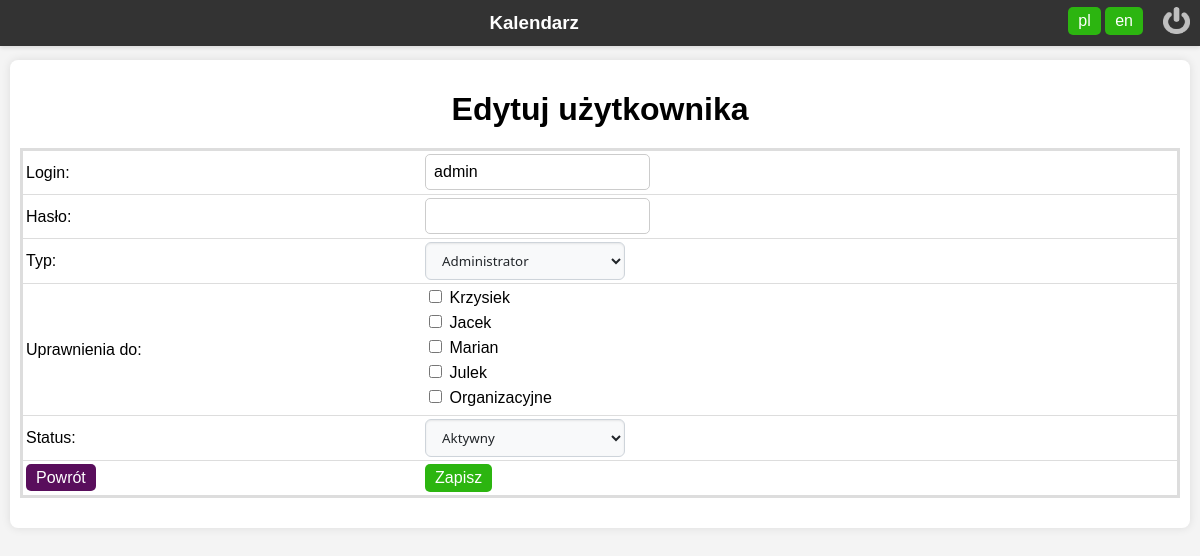
The app's page /settings/edit_user.php?id=1 (signed in) with its own data.
### tables this page shows
CREATE TABLE `users` (
  `user_id` int(11) NOT NULL,
  `sys_submiter` varchar(255) NOT NULL,
  `sys_createdate` timestamp NOT NULL DEFAULT current_timestamp(),
  `sys_updatedby` varchar(255) NOT NULL,
  `sys_updatedate` datetime NOT NULL DEFAULT '0000-00-00 00:00:00' ON UPDATE current_timestamp(),
  `user_login` varchar(255) NOT NULL,
  `user_status` int(11) NOT NULL,
  `user_password` char(64) NOT NULL,
  `user_permissions` int(11) NOT NULL
);

CREATE TABLE `mechanics` (
  `mechanic_id` int(11) NOT NULL,
  `sys_createdate` timestamp NOT NULL DEFAULT current_timestamp(),
  `sys_updatedate` datetime NOT NULL DEFAULT '0000-00-00 00:00:00' ON UPDATE current_timestamp(),
  `sys_submitter` varchar(255) NOT NULL,
  `sys_updatedby` varchar(255) NOT NULL,
  `mechanic_name` varchar(255) NOT NULL,
  `mechanic_sort` int(11) NOT NULL DEFAULT 0,
  `color` varchar(20) NOT NULL,
  `font_color` varchar(20),
  `work_start_time` time NOT NULL DEFAULT '00:00:00',
  `work_end_time` time NOT NULL DEFAULT '00:00:00'
);

### settings/edit_user.php (the view, shortened to what this page needs)
<?php
require_once __DIR__ . '/../sys-backend/db_connect.php';
$workerId = $_GET['id'] ?? null;
$stmt = $conn->prepare("SELECT user_id, user_login , user_permissions, user_status FROM users WHERE user_id = ?");
$stmt->bind_param("i", $workerId);
$stmt->execute();
$result = $stmt->get_result();
$worker = $result->fetch_assoc();
?>
<!DOCTYPE html PUBLIC "-//W3C//DTD XHTML 1.0 Transitional//EN" "http://www.w3.org/TR/xhtml1/DTD/xhtml1-transitional.dtd">
<html xmlns="http://www.w3.org/1999/xhtml" xml:lang="pl" lang="pl">
<head>
    <link rel="stylesheet" href="../newstyle.css" />
</head>
<body>
    <div id="header">
        <?php include "../sys-backend/lang.php"; ?>
        <div id="logo">
            <h3>Kalendarz</h3>
        </div>
    </div>
    <div id="wrapper">
        <div id="content">
            <h1>Edytuj użytkownika</h1>
            <table>
                <form method="post" action="backend/update_user.php">
                    <tr>
                        <td><label>Login:</label></td>
                        <td>
                            <input type="text" name="user_login" value="<?php echo htmlspecialchars($worker['user_login']); ?>">
                        </td>
                    </tr>
                    <tr>
                        <td><label>Hasło:</label></td>
                        <td>
                            <input type="password" name="user_password">
                        </td>
                    </tr>
                    <tr>
                        <td><label>Typ:</label></td>
                        <td>
                            <select name="permissions">
                                <option value="1" <?php echo $worker['user_permissions'] ? 'selected' : ''; ?>>Administrator</option>
                            </select>
                        </td>
                    </tr>
<tr>
    <td><label>Uprawnienia do:</label></td>
    <td>
        <div class="mechanics-list">
            <?php
            $stmt = $conn->prepare("SELECT mechanic_id, mechanic_name FROM mechanics");
            $stmt->execute();
            $mechanics = $stmt->get_result();
            while ($mechanic = $mechanics->fetch_assoc()) {
                $mechanicid = $mechanic['mechanic_id'];
                $mechanic_name = $mechanic['mechanic_name'];
                $stmt = $conn->prepare("
                    SELECT user_id, mechanic_id, status
                    FROM permissions
                    WHERE user_id = ? AND mechanic_id = ?
                ");
                $stmt->bind_param("ii", $workerId, $mechanicid);
                $stmt->execute();
                $result = $stmt->get_result();
                $checked = $result->num_rows > 0 ? 'checked' : '';
                echo '
                <label class="mechanic-item">
                    <input type="checkbox" name="mechanics[]" value="' . $mechanicid . '" ' . $checked . '>
                    ' . htmlspecialchars($mechanic_name) . '
                </label>';
            }
            ?>
        </div>
    </td>
</tr>
                    <tr>
                        <td><label>Status:</label></td>
                        <td>
                            <select name="status">
                                <option value="1" <?php echo $worker['user_status'] ? 'selected' : ''; ?>>Aktywny</option>
                            </select>
                        </td>
                    </tr>
                    <tr>
                        <td><a href="index.php" class="button">Powrót</a></td>
                        <td><input type="submit" value="Zapisz" class="button-orange"></td>
                    </tr>
            </table>

### newstyle.css (style rules this page uses)
body { font-family: Arial, sans-serif; background-color: #f4f4f4; margin: 0; padding: 0; }
#header { background-color: #333; color: #fff; padding: 2px 0; text-align: center; position: fixed; width: 100%; top: 0; z-index: 1000; box-shadow: 0 2px 4px rgba(0, 0, 0, 0.1); }
h1 { text-align: center; margin-bottom: 20px; }
form { display: flex; flex-direction: column; }
label { margin-bottom: 5px; }
input[type="text"], input[type="password"], input[type="email"], input[type="number"], input[type="date"], input[type="time"] { padding: 8px; margin-bottom: 1px; border: 1px solid #ccc; border-radius: 5px; font-size: 16px; box-sizing: border-box; }
input[type="submit"] { padding: 5px 10px; background-color: #2cb510; color: #fff; border: none; text-decoration: none; border-radius: 5px; font-size: 16px; cursor: pointer; }
#logo h3 { margin: 0 auto; text-align: center; padding: 10px 0; }
#wrapper { margin: 0 auto; padding: 10px; padding-top: 60px; padding-bottom: 60px; }
#content { background-color: #fff; padding: 10px; border-radius: 8px; box-shadow: 0 0 10px rgba(0, 0, 0, 0.1); }
table { margin: 20px auto; width: 100%; border-collapse: collapse; border: 3px solid #ddd; table-layout: auto; word-wrap: break-word; }
th, td { padding: 3px; text-align: left; border-bottom: 1px solid #ddd; }
.button { background-color: #590e5c; color: #fff; border: none; padding: 5px 10px; text-align: center; font-size: 16px; cursor: pointer; margin-right: 5px; border-radius: 5px; text-decoration: none; }
.button-orange { background-color: #ca7a11; color: #fff; border: none; padding: 5px 10px; text-align: center; text-decoration: none; display: inline-block; font-size: 16px; cursor: pointer; margin-right: 5px; border-radius: 5px; }
select { background-color: #f8f9fa; color: #212529; border: 1px solid #ced4da; padding: 8px 12px; border-radius: 6px; box-shadow: inset 0 1px 2px rgba(0, 0, 0, 0.075); transition: all 0.2s ease-in-out; font-family: "Segoe UI", Tahoma, Geneva, Verdana, sans-serif; min-width: 200px; }
option { padding: 10px; background-color: #fff; color: #212529; }
.mechanic-item { display: block; margin-bottom: 5px; }

### records on screen
users: user_login "admin", permissions "Administrator", status "Aktywny"
mechanics: mechanic_name "Krzysiek"
mechanics: mechanic_name "Jacek"
mechanics: mechanic_name "Marian"
mechanics: mechanic_name "Julek"
mechanics: mechanic_name "Organizacyjne"
